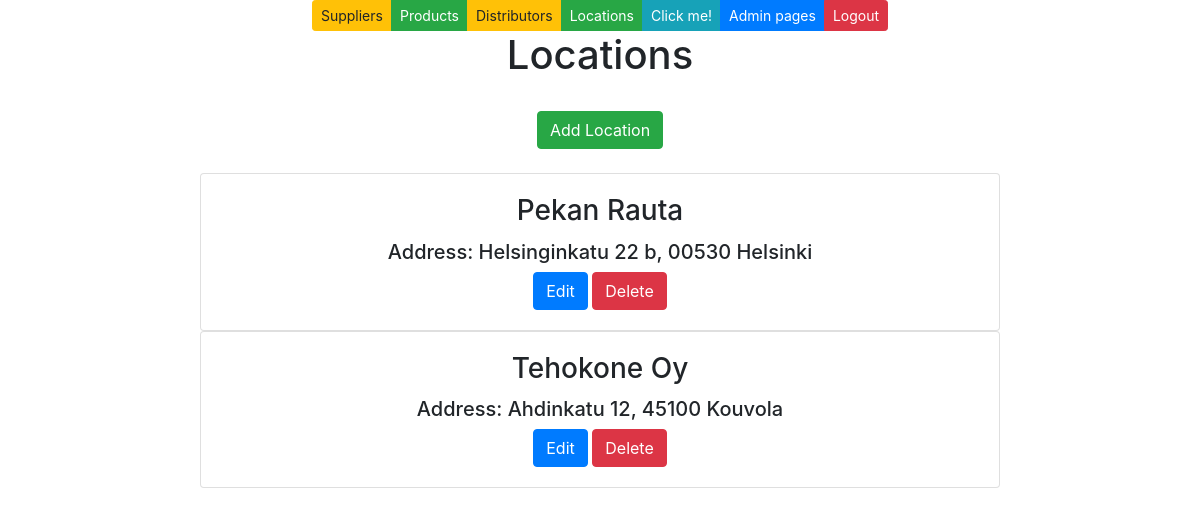
Page /locations/ on the committed database.
### app/models.py (models this page shows, shortened)
class Location(models.Model):
    name = models.CharField(max_length = 50, default="firma")
    address = models.CharField(max_length = 50, default="firma")
    postalcode = models.CharField(max_length = 100, default="firma")

### app/views.py (the view)
# urls.py: path('locations/', locationlistview),
def locationlistview(request):
    locationlist = Location.objects.all()
    context ={'locations': locationlist}
    return render(request, 'locationlist.html', context)

### app/templates/locationlist.html (shortened to what this page needs)
{% extends 'index.html' %}
{% block content %}
<h1>Locations</h1>
<br />
<button id="add-btn" class="btn btn-success" onclick="showaddform()">Add Location</button>
<br />
<br />
{% for l in locations %}
<div id="list">
    <div class="card" style="width: 50rem;">
        <div class="card-body">
            <h3 class="card-title">{{l.name}}</h3>
            <h5 class="card-text">Address: {{l.address}},  {{l.postalcode}}</h5>
            <a href="/edit-location-get/{{l.id}}/" class="btn btn-primary">Edit</a>
            <a href="/confirm-delete-location/{{l.id}}/" class="btn btn-danger">Delete</a>
        </div>
    </div>
    {% empty %}
    <h2>Ei mitään täällä!</h2>
</div>
{%endfor%}
{% endblock %}

### rows in the picture
Location: name "Pekan Rauta", address "Helsinginkatu 22 b", postalcode "00530 Helsinki"
Location: name "Tehokone Oy", address "Ahdinkatu 12", postalcode "45100 Kouvola"
